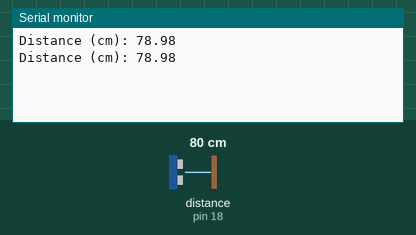
Recording of a sketch running on a simulated Arduino Uno, built with avr-gcc and run on an emulated ATmega328P. Shown: the last lines printed to the serial monitor. Wiring (inferred from the names in the program): ultrasonic range finder: trigger pin 5; echo pin 18. The inputs (shaded band) are chosen by the test bench; at power-on: distance to the obstacle (sensor on pin 18) 80 cm. The echo pulse lasts 58.3 µs per cm.

Above: at 1.8 s.
1.9 s: distance to the obstacle (sensor on pin 18) set to 2 cm
At 2.8 s:
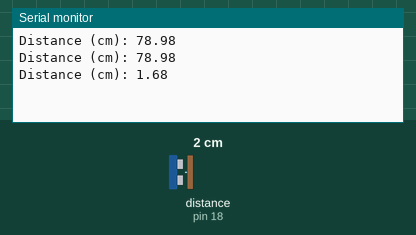
3.4 s: distance to the obstacle (sensor on pin 18) set to 4 cm
At 4.7 s:
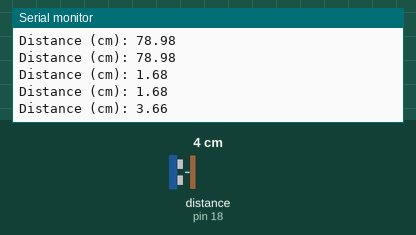
Timing chart, 0 to 6.4 s (numbered marks = the images above; inputs shaded):
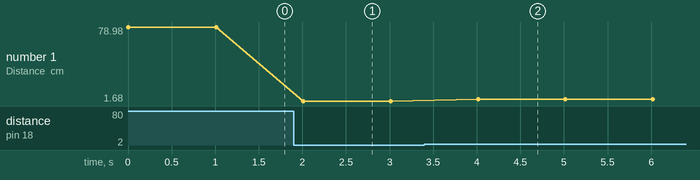

The sketch:

HC-SR04.ino
```cpp
const int trigPin = 5;
const int echoPin = 18;

//Definir a velocidade do som em cms por segundos
#define SOUND_SPEED 0.034

long duration;
float distanceCm;

void setup() {
  Serial.begin(9600); // Início da Comunicação em Série
  pinMode(trigPin, OUTPUT); // Colocar o trigPin como Output
  pinMode(echoPin, INPUT); // Colocar o echoPin como Input
}

void loop() {
  // Limpar o trigPin
  digitalWrite(trigPin, LOW);
  delayMicroseconds(2);
  // Colocar o trigPin em estado HIGH por 10 microsegundos
  digitalWrite(trigPin, HIGH);
  delayMicroseconds(10);
  digitalWrite(trigPin, LOW);

  // Leitura do echoPin que devolve o tempo do percurso da onda sonora em microsegundos
  duration = pulseIn(echoPin, HIGH);

  // Calcula a distância
  distanceCm = duration * SOUND_SPEED/2;

  // Imprime a distância no Serial Monitor (Tools -> Serial Monitor)
  Serial.print("Distance (cm): ");
  Serial.println(distanceCm);

  delay(1000);
}
```

Measured:
- after the input at 1.9 s, the serial monitor: prints a new line after 0.11 s (image 1)
- after the input at 3.4 s, the serial monitor: prints a new line after 0.61 s (image 2)
- plotted number 1: 78.98 → 1.68 after the input at 1.9 s, 1.68 → 3.66 after the input at 3.4 s
